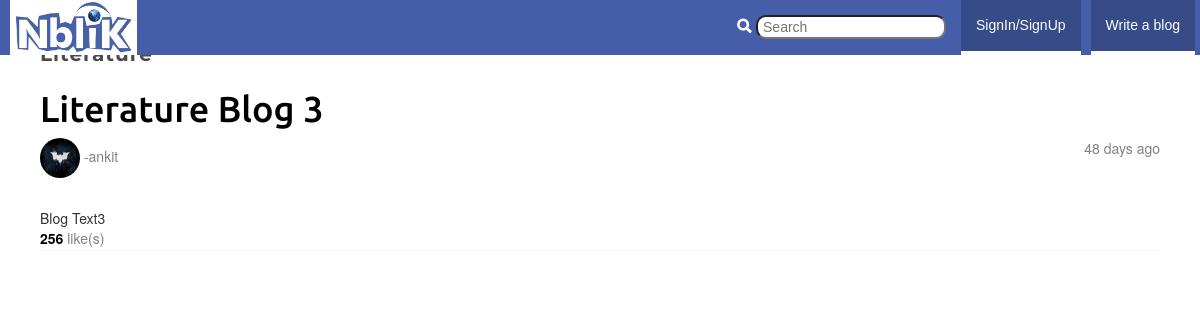
Screenshot of /blogu/blog/literature-blog-3/ with the database file from the repository.
### blogu/models.py (models this page shows, shortened)
class Blog(models.Model):
    category = models.ForeignKey(Category)
    title = models.CharField(max_length=128)
    written_by=models.ForeignKey(User)
    views = models.IntegerField(default=0)
    slug = models.SlugField(unique=True)
    text = models.TextField()
    likes=models.IntegerField(default=0)
    datetime_added=models.DateTimeField(default=datetime.now())

### blogu/views.py (the view)
# urls.py: url(r'^blog/(?P<blog_title_slug>[\w\-]+)/$',views.blog,name="blog"),
def blog(request,blog_title_slug):
    b=None
    c=None
    b_time=None
    try:
        b=Blog.objects.get(slug=blog_title_slug)
        c=Comment.objects.filter(comment_to=b).order_by('-likes')
    except Blog.DoesNotExist:
        pass
    print type(b.text)
    days=(datetime.now(utc)-b.datetime_added).days
    seconds=(datetime.now(utc) - b.datetime_added).seconds
    minutes=seconds/60
    hours=minutes/60
    if  days>= 1:
        b_time=str(days)+" days ago"
    elif minutes>60:
        b_time=str(hours)+" hours ago"
    elif seconds>60:
        b_time=str(minutes)+" minutes ago"
    else:
        b_time="Just now"
    return render(request,'blogu/blog.html',{'blog':b,'comments':c,'b_time':b_time})

### blogu/models.py (called while the page is built)
    def __unicode__(self):
	    return self.name

### blogu/views.py (called while the page is built)
  def utcoffset(self, dt):
    return ZERO

  def dst(self, dt):
    return ZERO

### templates/blogu/blog.html (shortened to what this page needs)
{% extends "blogu/base2.html" %}
{% load staticfiles %}
{% block body_block %}
<link href="{% static "css/index.css" %}" rel="stylesheet">
<p style="text-align:left;font-family:'Montserrat',tahoma;color:rgb(75,75,75);font-size:20px;letter-spacing:1px;font-weight:700;">{{ blog.category }}</p>
<h1>{{ blog.title }}</h1>
{% if b_time %}
<span style='float:right;color:gray;'>{{ b_time }}</span>
{% endif %}
<p class='text-left' style="color:gray;"><img src="{% static 'images/batman.jpg' %}" style="width:40px;height:40px;-webkit-border-radius:50% 50%;-moz-border-radius:50% 50%;-o-border-radius:50% 50%;-ms-border-radius:50% 50%;border-radius:50% 50%;"> -{{ blog.written_by }}</p>
<br/>
{{ blog.text|safe }}
<br/>
<font style="color:black;font-weight:bold;">{{ blog.likes }}</font><font style="color:gray;"> like(s)</font>
<div>
	<div class="panel">
                </div>
            </div>
{% endblock %}

### static/css/dashboard.css (style rules this page uses)
body { padding-top: 50px; }

### static/css/additional.css (style rules this page uses)
* { -ms-overflow-style:none; overflow:-moz-scrollbars-none; }

### static/css/index.css (style rules this page uses)
body { padding:40px; }
h1 { color:black; font-family:'Ubuntu',arial; }

### rows the page displays
Blog: title "Literature Blog 3", written_by "ankit", text "Blog Text3", likes "256"

### other values shown
{{ b_time }} "48 days ago"
